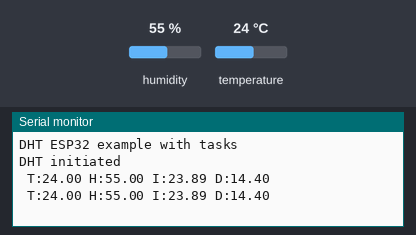
Bench run of a sketch on a simulated ESP32. Shown: the last lines printed to the serial monitor. Inputs (shaded band) come from the test bench; at power-on: humidity 55 %, temperature 24 °C.

Above: at 4.8 s.
4.9 s: humidity set to 22 %
At 7.4 s:
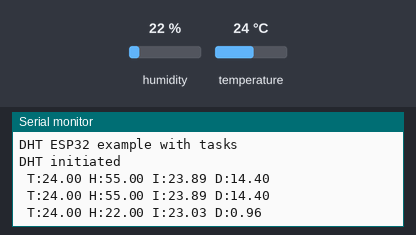
7.9 s: temperature set to 12 °C
At 9.3 s:
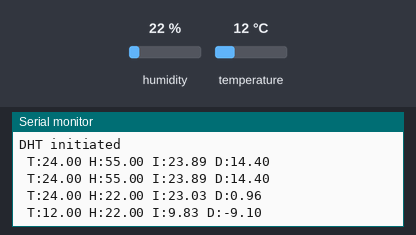
10.9 s: humidity set to 40 %
At 13.1 s:
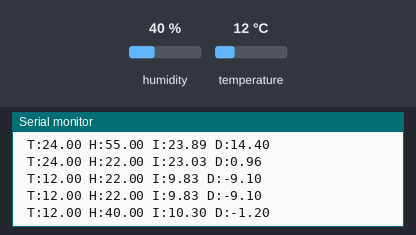
Timing chart, 0 to 14.6 s (numbered marks = the images above; inputs shaded):
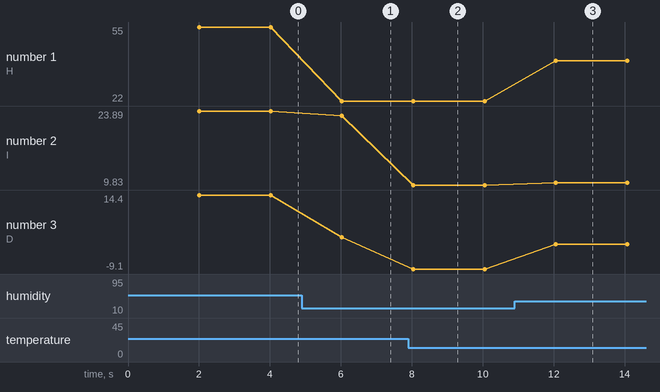

The sketch:

test_dht.ino
```cpp
#include "DHTesp.h"

#ifndef ESP32
#pragma message(THIS EXAMPLE IS FOR ESP32 ONLY!)
#error Select ESP32 board.
#endif

#define dhtPin 2

DHTesp dht;

void setup()
{
  Serial.begin(115200);
  Serial.println();
  Serial.println("DHT ESP32 example with tasks");
  dht.setup(dhtPin, DHTesp::DHT11);
  Serial.println("DHT initiated");
}

void loop() {

    delay(2000);
    getTemperature();
}

bool getTemperature() {
  TempAndHumidity newValues = dht.getTempAndHumidity();
  if (dht.getStatus() != 0) {
    Serial.println("DHT11 error status: " + String(dht.getStatusString()));
    return false;
  }

  float heatIndex = dht.computeHeatIndex(newValues.temperature, newValues.humidity);
  float dewPoint = dht.computeDewPoint(newValues.temperature, newValues.humidity);

  Serial.println(" T:" + String(newValues.temperature) + " H:" + String(newValues.humidity) + " I:" + String(heatIndex) + " D:" + String(dewPoint));
  return true;
}
```

Measured:
- after the input at 4.9 s, the serial monitor: prints a new line after 1.1 s (image 1)
- after the input at 7.9 s, the serial monitor: prints a new line after 0.14 s (image 2)
- after the input at 10.9 s, the serial monitor: prints a new line after 1.2 s (image 3)
- plotted number 1: 55 → 22 after the input at 4.9 s, 22 → 40 after the input at 10.9 s
- plotted number 2: 23.89 → 23.03 after the input at 4.9 s, 23.03 → 9.83 after the input at 7.9 s, 9.83 → 10.3 after the input at 10.9 s
- plotted number 3: 14.4 → 0.96 after the input at 4.9 s, 0.96 → -9.1 after the input at 7.9 s, -9.1 → -1.2 after the input at 10.9 s
